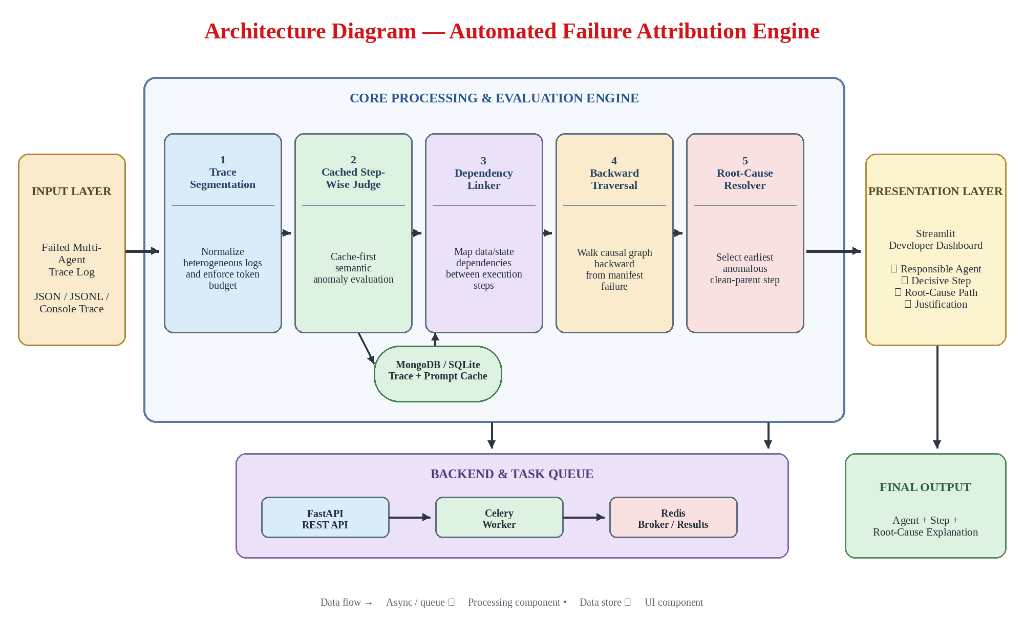
#> input picture media/diagrams/system_architecture_review2.png, 1024 x 640 px, found by its file name
$ python generate_b12_diagrams.py
#> lines starting #> are read from the running program, lines starting #| are printed output that depends on the picture
"""
Professional Diagram Generator for Major Project Phase-I Report (B12 Format).
Generates high-resolution (2000x1250), publication-quality UML and architectural diagrams
matching the signature aesthetic of the GRIET CSE B12 template.
"""
import os
from PIL import Image, ImageDraw, ImageFont

OUTPUT_DIR = "/home/goliar/Documents/LLM/media/diagrams/docs_diagrams"
os.makedirs(OUTPUT_DIR, exist_ok=True)

FONT_BOLD = "/usr/share/fonts/liberation-serif-fonts/LiberationSerif-Bold.ttf"
FONT_REG = "/usr/share/fonts/liberation-serif-fonts/LiberationSerif-Regular.ttf"
FONT_ITALIC = "/usr/share/fonts/liberation-serif-fonts/LiberationSerif-Italic.ttf"

def get_font(size, bold=False, italic=False):
    f_path = FONT_BOLD if bold else (FONT_ITALIC if italic else FONT_REG)
    return ImageFont.truetype(f_path, size)

def draw_multiline_text(draw, xy, text, font, fill):
    cx, cy = xy
    lines = text.split("\n")
    line_h = font.size + 4
    total_h = len(lines) * line_h
    start_y = cy - total_h / 2
    for i, line in enumerate(lines):
        draw.text((cx, start_y + i * line_h), line, font=font, fill=fill, anchor="mt")

def draw_title(draw, text, y=30):
    font = get_font(38, bold=True)
    draw.text((1000, y), text, font=font, fill="#b91c1c", anchor="mt")

def draw_bottom_cards(draw, cards, y=940, h=270):
    # cards: list of (title, items_list, bg_color, border_color)
    n = len(cards)
    gap = 25
    margin = 40
    total_w = 2000 - 2 * margin
    w = (total_w - (n - 1) * gap) / n
    for i, (title, items, bg, border) in enumerate(cards):
        x0 = margin + i * (w + gap)
        y0 = y
        x1 = x0 + w
        y1 = y0 + h
        # Background & border
        draw.rounded_rectangle([x0, y0, x1, y1], radius=12, fill=bg, outline=border, width=2)
        # Title
        f_title = get_font(18, bold=True)
        draw.text((x0 + 16, y0 + 14), title, font=f_title, fill="#0f172a")
        # Line under title
        draw.line([x0 + 16, y0 + 40, x1 - 16, y0 + 40], fill=border, width=1)
        # Items
        f_item = get_font(14, bold=False)
        curr_y = y0 + 50
        for item in items:
            # Word wrap or truncate if needed
            draw.text((x0 + 18, curr_y), "• " + item, font=f_item, fill="#1e293b")
            curr_y += 24

# -------------------------------------------------------------------------
# Figure 3.1: Architecture Diagram
# -------------------------------------------------------------------------
def create_fig_3_1():
    rev2_path = "/home/goliar/Documents/LLM/media/diagrams/system_architecture_review2.png"
    if os.path.exists(rev2_path):
        im_arch = Image.open(rev2_path)
#> im_arch is the input picture: PIL image 1024x640 RGBA; mean R, G, B, A 239.8, 238.8, 238.3, 255
        target_w = 3000
        target_h = int(im_arch.height * (target_w / im_arch.width))
        im_arch_resized = im_arch.resize((target_w, target_h), Image.Resampling.LANCZOS)
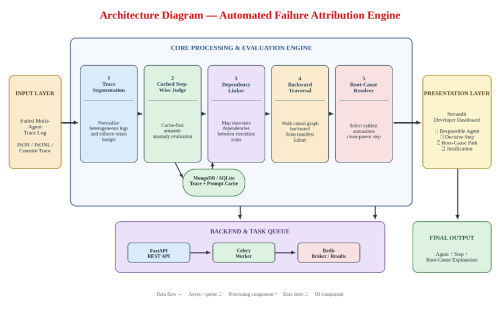
#> im_arch_resized: PIL image 3000x1875 RGBA (shown at 1/6 size); mean R, G, B, A 239.6, 238.6, 238.1, 255
        out_path = os.path.join(OUTPUT_DIR, "fig_3_1_architecture.png")
        im_arch_resized.save(out_path, quality=95)
        print("Generated official Review-2 Architecture Diagram:", out_path)
        return

    im = Image.new("RGB", (2000, 1250), "#ffffff")
    draw = ImageDraw.Draw(im)
    draw_title(draw, "Architecture Diagram – Neuro-Symbolic Failure Attribution Engine")

    # Layer 1: Trace Ingestion (Left Column)
    draw.rounded_rectangle([60, 110, 480, 900], radius=14, fill="#f8fafc", outline="#3b82f6", width=2)
    draw.rectangle([60, 110, 480, 160], fill="#3b82f6")
    draw.text((270, 135), "1. Ingestion & Preprocessing", font=get_font(20, bold=True), fill="white", anchor="mm")

    steps_1 = [
        ("Multi-Agent Frameworks", "AutoGen, LangGraph, MetaGPT, CrewAI logs", "#dbeafe", "#1d4ed8"),
        ("Trace Ingestion Engine", "Accepts JSON, JSONL, and console streams", "#eff6ff", "#3b82f6"),
        ("TraceSegmenter", "Extracts agent personas, turns, and context", "#eff6ff", "#3b82f6"),
        ("Context Token Budgeter", "Asymmetric Head (60%) & Tail (30%) slicing", "#fef3c7", "#d97706"),
        ("Canonical Step Normalizer", "Standardizes into ExecutionStep domain entities", "#eff6ff", "#3b82f6")
    ]
    y_c = 180
    for name, desc, bg, ec in steps_1:
        draw.rounded_rectangle([80, y_c, 460, y_c + 115], radius=10, fill=bg, outline=ec, width=2)
        draw.text((100, y_c + 20), name, font=get_font(17, bold=True), fill="#0f172a")
        draw.text((100, y_c + 50), desc, font=get_font(13), fill="#334155")
        y_c += 138

    # Layer 2: Cached Neural Evaluation (Middle Left)
    draw.rounded_rectangle([520, 110, 960, 900], radius=14, fill="#f8fafc", outline="#10b981", width=2)
    draw.rectangle([520, 110, 960, 160], fill="#10b981")
    draw.text((740, 135), "2. Cached Semantic Evaluation", font=get_font(20, bold=True), fill="white", anchor="mm")

    steps_2 = [
        ("StepJudge Evaluator", "Formulates discrete turn prompts with task goal", "#d1fae5", "#047857"),
        ("SHA256 Prompt Hasher", "256-bit cryptographic digest over canonical prompt", "#dcfce7", "#059669"),
        ("AttributionCache (Multi-Tier)", "Tier 1: In-Memory Dict | Tier 2: Persistent SQLite", "#ecfdf5", "#10b981"),
        ("Local LLM (Ollama Qwen2.5:7b)", "Structured JSON mode: is_valid, score, anomaly", "#fee2e2", "#b91c1c"),
        ("Heuristic MockJudge (Fallback)", "Zero-downtime safety net with 25+ failure patterns", "#fef2f2", "#ef4444")
    ]
    y_c = 180
    for name, desc, bg, ec in steps_2:
        draw.rounded_rectangle([540, y_c, 940, y_c + 115], radius=10, fill=bg, outline=ec, width=2)
        draw.text((560, y_c + 20), name, font=get_font(17, bold=True), fill="#0f172a")
        draw.text((560, y_c + 50), desc, font=get_font(13), fill="#334155")
        y_c += 138

    # Layer 3: Dependency Graph Linker (Middle Right)
    draw.rounded_rectangle([1000, 110, 1460, 900], radius=14, fill="#f8fafc", outline="#8b5cf6", width=2)
    draw.rectangle([1000, 110, 1460, 160], fill="#8b5cf6")
    draw.text((1230, 135), "3. Dependency DAG Synthesis", font=get_font(20, bold=True), fill="white", anchor="mm")

    steps_3 = [
        ("DependencyLinker Module", "Initializes NetworkX DiGraph G = (V, E)", "#ede9fe", "#6d28d9"),
        ("Sequential Flow Edges", "Links adjacent steps (i-1 -> i) with confidence 0.85", "#f5f3ff", "#7c3aed"),
        ("Entity Identifier Matcher", r"Extracts identifiers (\b[a-z_][a-z0-9_]{3,}\b)", "#f5f3ff", "#7c3aed"),
        ("Shared State Edges", "Links non-adjacent variable passing (conf 0.95)", "#fef3c7", "#d97706"),
        ("Message Reply Edges", "Direct-address routing edges between agent pairs", "#f5f3ff", "#7c3aed")
    ]
    y_c = 180
    for name, desc, bg, ec in steps_3:
        draw.rounded_rectangle([1020, y_c, 1440, y_c + 115], radius=10, fill=bg, outline=ec, width=2)
        draw.text((1040, y_c + 20), name, font=get_font(17, bold=True), fill="#0f172a")
        draw.text((1040, y_c + 50), desc, font=get_font(13), fill="#334155")
        y_c += 138

    # Layer 4: Backward Causal Traversal & Diagnosis (Right Column)
    draw.rounded_rectangle([1500, 110, 1940, 900], radius=14, fill="#f8fafc", outline="#ef4444", width=2)
    draw.rectangle([1500, 110, 1940, 160], fill="#ef4444")
    draw.text((1720, 135), "4. Causal Traversal & Blame", font=get_font(20, bold=True), fill="white", anchor="mm")

    steps_4 = [
        ("Manifest Failure Detector", "Identifies latest anomalous step (score < 0.7)", "#fee2e2", "#dc2626"),
        ("Transitive Ancestor Closure", "nx.ancestors() extracts full upstream causal cone", "#fee2e2", "#dc2626"),
        ("Topological Blame Resolver", "Finds earliest anomaly with clean parent states", "#fef3c7", "#b45309"),
        ("2D Taxonomy Categorizer", "Root Cause vs. Symptom vs. Independent Bug", "#dcfce7", "#15803d"),
        ("Shortest Causal Path", "Dijkstra propagation chain to terminal crash", "#fee2e2", "#dc2626")
    ]
    y_c = 180
    for name, desc, bg, ec in steps_4:
        draw.rounded_rectangle([1520, y_c, 1920, y_c + 115], radius=10, fill=bg, outline=ec, width=2)
        draw.text((1540, y_c + 20), name, font=get_font(17, bold=True), fill="#0f172a")
        draw.text((1540, y_c + 50), desc, font=get_font(13), fill="#334155")
        y_c += 138

    # Horizontal Connecting Arrows
    for y_arrow in [230, 370, 510, 650, 780]:
        draw.line([480, y_arrow, 520, y_arrow], fill="#64748b", width=3)
        draw.polygon([(520, y_arrow), (510, y_arrow - 6), (510, y_arrow + 6)], fill="#64748b")
        draw.line([960, y_arrow, 1000, y_arrow], fill="#64748b", width=3)
        draw.polygon([(1000, y_arrow), (990, y_arrow - 6), (990, y_arrow + 6)], fill="#64748b")
        draw.line([1460, y_arrow, 1500, y_arrow], fill="#64748b", width=3)
        draw.polygon([(1500, y_arrow), (1490, y_arrow - 6), (1490, y_arrow + 6)], fill="#64748b")

    # Bottom Cards
    cards = [
        ("Major Subsystems", [
            "TraceSegmenter (Token Bounded)",
            "StepJudge & SHA256 Caching Engine",
            "DependencyLinker (NetworkX DiGraph)",
            "BackwardTraversalResolver",
            "Streamlit Dashboard & REST API"
        ], "#fef3c7", "#f59e0b"),
        ("Core Causal Algorithms", [
            "Transitive Ancestor Closure (BFS/DFS)",
            "Topological Sort of Anomaly Candidates",
            "Clean-Parent Invariant Check",
            "Dijkstra Shortest Causal Path Chain",
            "2D Error Taxonomy Classification"
        ], "#e0f2fe", "#0284c7"),
        ("Performance Guarantees", [
            "100% Cache Hit on Repeated Turns",
            "O(V + E) Graph Traversal Complexity",
            "Sub-Millisecond SQLite Retrieval",
            "Zero-Downtime MockJudge Fallback",
            "Strict 4,096 Token Context Window"
        ], "#dcfce7", "#16a34a"),
        ("System Purpose", [
            "Eliminate Symptom Misattribution",
            "Disambiguate Root Causes vs. Symptoms",
            "Resolve Dual-Culprit Compound Faults",
            "Provide Explainable Fault Provenance",
            "Continuous CI/CD Pipeline Monitoring"
        ], "#f3e8ff", "#9333ea")
    ]
    draw_bottom_cards(draw, cards)

    path = os.path.join(OUTPUT_DIR, "fig_3_1_architecture.png")
    im.save(path, quality=95)
    print("Generated:", path)

# -------------------------------------------------------------------------
# Figure 3.2: Use Case Diagram
# -------------------------------------------------------------------------
def create_fig_3_2():
    im = Image.new("RGB", (2000, 1250), "#ffffff")
#> im: PIL image 2000x1250 RGB; every value is 255
    draw = ImageDraw.Draw(im)
    draw_title(draw, "Use Case Diagram – Automated Failure Attribution Platform")

    # System boundary box
    draw.rounded_rectangle([420, 110, 1580, 910], radius=16, fill="#f8fafc", outline="#475569", width=3)
    draw.text((1000, 140), "System Boundary: Automated Failure Attribution Engine", font=get_font(20, bold=True), fill="#1e293b", anchor="mm")

    # Actors Left
    # Actor 1: AI Engineer
    draw.ellipse([140, 220, 220, 300], fill="#e2e8f0", outline="#1e293b", width=3)
    draw.line([180, 300, 180, 420], fill="#1e293b", width=3)
    draw.line([120, 340, 240, 340], fill="#1e293b", width=3)
    draw.line([180, 420, 130, 520], fill="#1e293b", width=3)
    draw.line([180, 420, 230, 520], fill="#1e293b", width=3)
    draw_multiline_text(draw, (180, 545), "AI Engineer /\nDeveloper", font=get_font(18, bold=True), fill="#0f172a")

    # Actor 2: CI/CD Pipeline
    draw.ellipse([140, 640, 220, 720], fill="#e2e8f0", outline="#1e293b", width=3)
    draw.line([180, 720, 180, 800], fill="#1e293b", width=3)
    draw.line([120, 750, 240, 750], fill="#1e293b", width=3)
    draw.line([180, 800, 130, 880], fill="#1e293b", width=3)
    draw.line([180, 800, 230, 880], fill="#1e293b", width=3)
    draw_multiline_text(draw, (180, 895), "CI/CD Regression\nPipeline", font=get_font(18, bold=True), fill="#0f172a")

    # Actors Right
    # Actor 3: Local LLM Engine
    draw.ellipse([1780, 240, 1860, 320], fill="#fee2e2", outline="#b91c1c", width=3)
    draw.line([1820, 320, 1820, 420], fill="#b91c1c", width=3)
    draw.line([1760, 350, 1880, 350], fill="#b91c1c", width=3)
    draw.line([1820, 420, 1770, 500], fill="#b91c1c", width=3)
    draw.line([1820, 420, 1870, 500], fill="#b91c1c", width=3)
    draw_multiline_text(draw, (1820, 520), "Local LLM Daemon\n(Ollama Qwen2.5:7b)", font=get_font(18, bold=True), fill="#b91c1c")

    # Actor 4: Diagnostic Cache DB
    draw.ellipse([1780, 640, 1860, 720], fill="#dcfce7", outline="#15803d", width=3)
    draw.line([1820, 720, 1820, 800], fill="#15803d", width=3)
    draw.line([1760, 750, 1880, 750], fill="#15803d", width=3)
    draw.line([1820, 800, 1770, 880], fill="#15803d", width=3)
    draw.line([1820, 800, 1870, 880], fill="#15803d", width=3)
    draw_multiline_text(draw, (1820, 895), "Diagnostic Cache\n(SQLite / Redis)", font=get_font(18, bold=True), fill="#15803d")

    # Use Case Ovals in 2 Columns inside boundary
    col1_cases = [
        ("UC-01: Ingest & Parse Execution Trace", 470, 180),
        ("UC-02: Budget Context Tokens (60/30 Slicing)", 470, 260),
        ("UC-03: Evaluate Discrete Step Validity", 470, 340),
        ("UC-04: Check / Update SHA256 Prompt Cache", 470, 420),
        ("UC-05: Fallback to Heuristic MockJudge", 470, 500),
        ("UC-06: Construct Sequential & Entity DAG", 470, 580)
    ]
    col2_cases = [
        ("UC-07: Detect Manifest Failure Symptom", 1040, 180),
        ("UC-08: Compute Transitive Ancestor Closure", 1040, 260),
        ("UC-09: Isolate Originating Root Cause", 1040, 340),
        ("UC-10: Classify 2D Error Taxonomy", 1040, 420),
        ("UC-11: Generate Shortest Causal Chain", 1040, 500),
        ("UC-12: Compare Baselines (All-at-Once, Binary)", 1040, 580),
        ("UC-13: Execute Who&When Benchmark Suite", 1040, 660),
        ("UC-14: Inspect Interactive DAG in Streamlit", 1040, 740)
    ]
    for text, x, y in col1_cases:
        draw.ellipse([x, y, x + 480, y + 60], fill="#e0f2fe", outline="#0284c7", width=2)
        draw.text((x + 240, y + 30), text, font=get_font(15, bold=True), fill="#0369a1", anchor="mm")
        # Connect to Left Actor
        draw.line([250, 400, x, y + 30], fill="#94a3b8", width=2)

    for text, x, y in col2_cases:
        draw.ellipse([x, y, x + 480, y + 60], fill="#fef3c7", outline="#d97706", width=2)
        draw.text((x + 240, y + 30), text, font=get_font(15, bold=True), fill="#b45309", anchor="mm")
        # Connect to Left Actor if interactive
        if "Inspect" in text or "Compare" in text or "Benchmark" in text:
            draw.line([250, 400, x, y + 30], fill="#94a3b8", width=2)

    # Connections to Right Actors
    draw.line([1040 + 480, 340 + 30, 1740, 380], fill="#f87171", width=2) # LLM
    draw.line([470 + 480, 420 + 30, 1740, 750], fill="#4ade80", width=2) # Cache

    # Bottom Cards
    cards = [
        ("Primary Actors", [
            "AI Engineer / Developer (UI)",
            "CI/CD Regression Pipeline (API)",
            "Local LLM Daemon (Ollama Qwen)",
            "Persistent SQLite Cache Store"
        ], "#fef3c7", "#f59e0b"),
        ("Core Functional Use Cases", [
            "Trace Ingestion & Context Budgeting",
            "Cached Neural Step Judgments",
            "DAG Construction & Causal Traversal",
            "Root Cause Isolation & 2D Taxonomy",
            "Who&When Benchmark Accuracy Run"
        ], "#e0f2fe", "#0284c7"),
        ("System Boundary Invariants", [
            "100% Local Inference Execution",
            "Zero Data Leakage over Cloud APIs",
            "Zero-Downtime MockJudge Routing",
            "Strict Deterministic Graph Walks",
            "Continuous Telemetry & Audit Logs"
        ], "#dcfce7", "#16a34a"),
        ("Operational Value", [
            "Instant Root Cause Visualization",
            "Elimination of Developer Recency Bias",
            "Automated Multi-Agent CI Gating",
            "Sub-Millisecond Repeated Diagnosis"
        ], "#f3e8ff", "#9333ea")
    ]
    draw_bottom_cards(draw, cards)

    path = os.path.join(OUTPUT_DIR, "fig_3_2_use_case.png")
    im.save(path, quality=95)
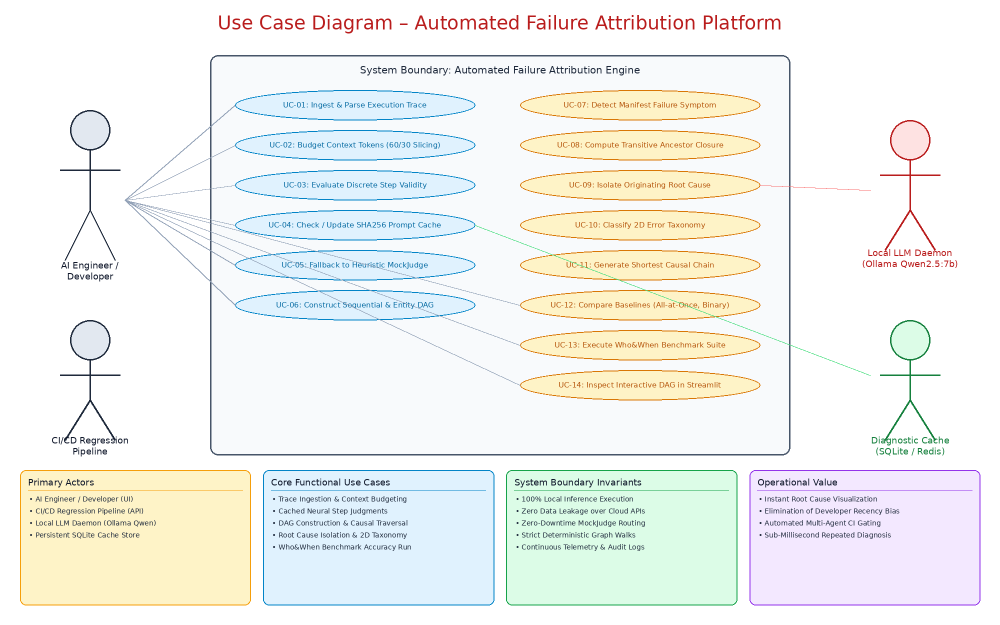
#> saved as fig_3_2_use_case.png: PIL image 2000x1250 RGB (shown at 1/2 size); mean R, G, B 241.1, 242.7, 239.2
    print("Generated:", path)

# -------------------------------------------------------------------------
# Figure 3.3: Class Diagram
# -------------------------------------------------------------------------
def create_fig_3_3():
    im = Image.new("RGB", (2000, 1250), "#ffffff")
    draw = ImageDraw.Draw(im)
    draw_title(draw, "Class Diagram – Automated Failure Attribution Engine")
#> (the rest of the program and of its run is left out)
